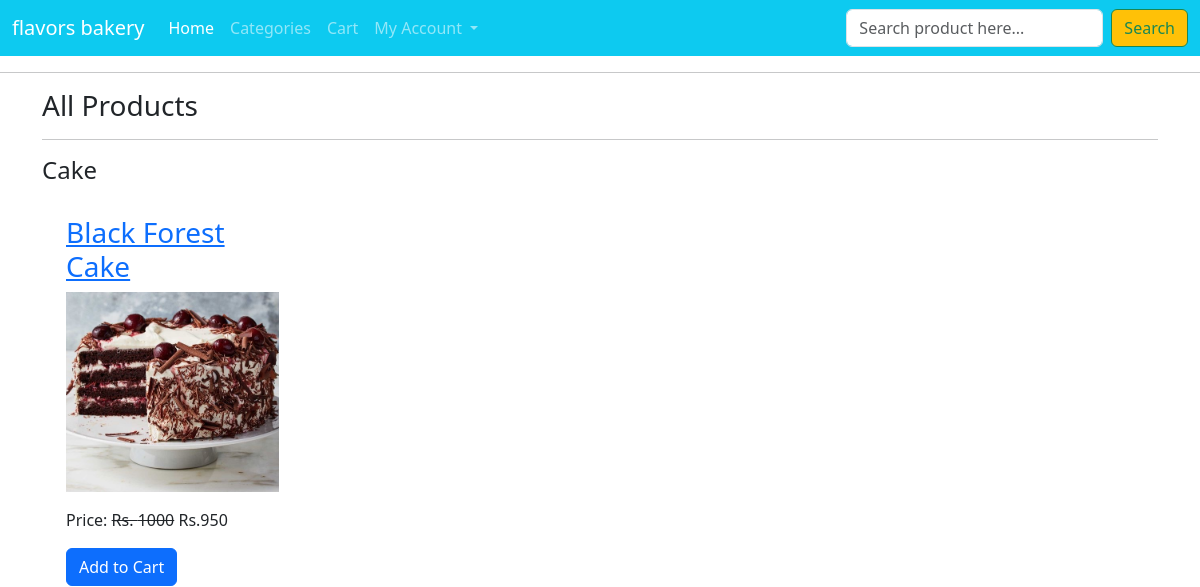
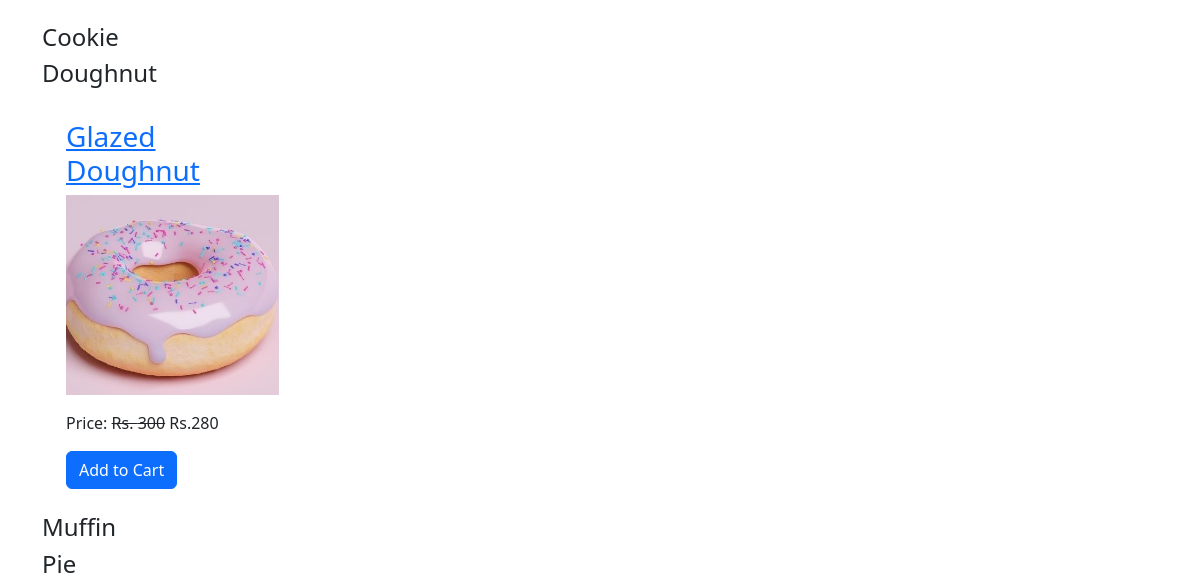
The app's page /all-products/, older data (2 pictures, top to bottom).
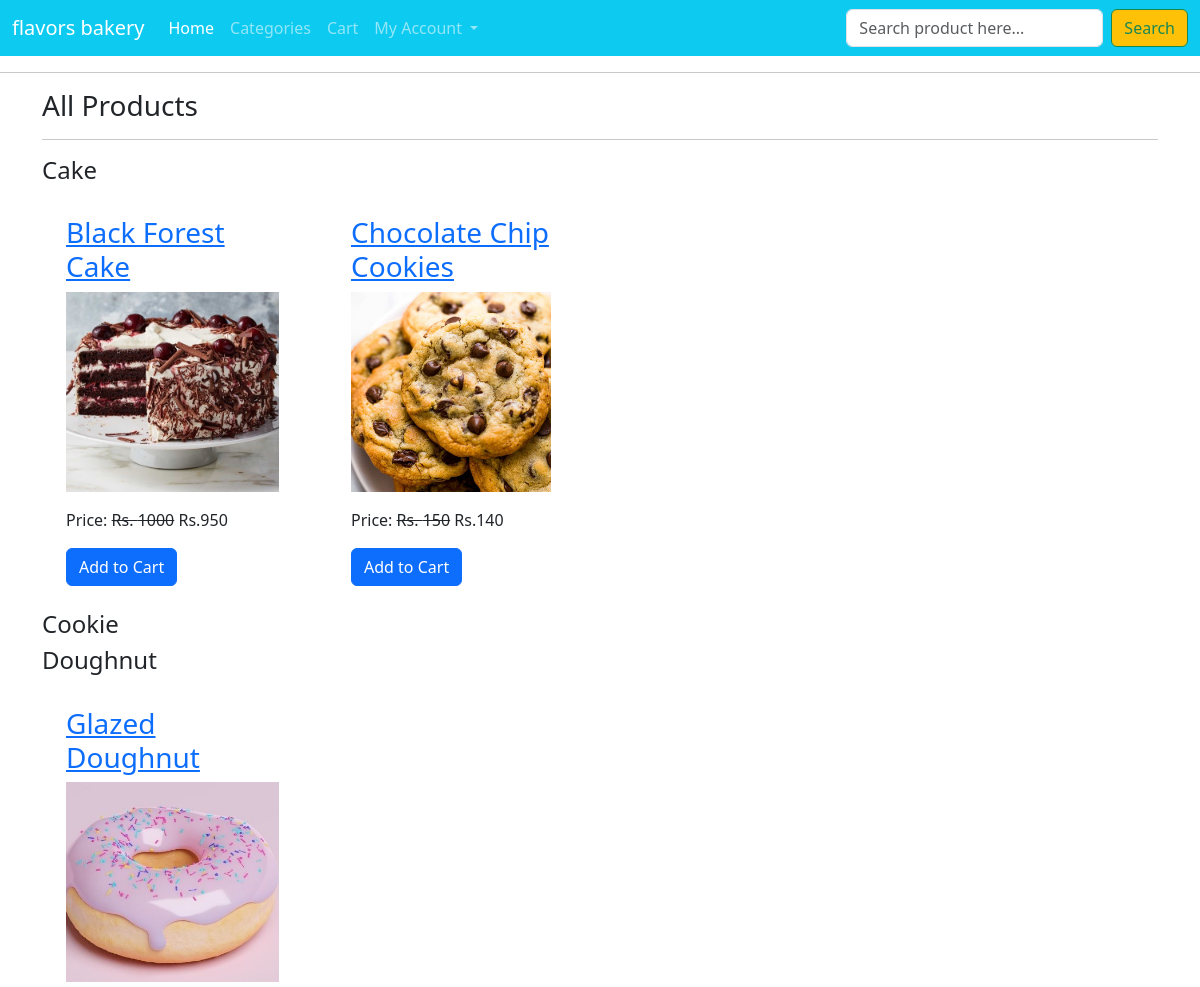
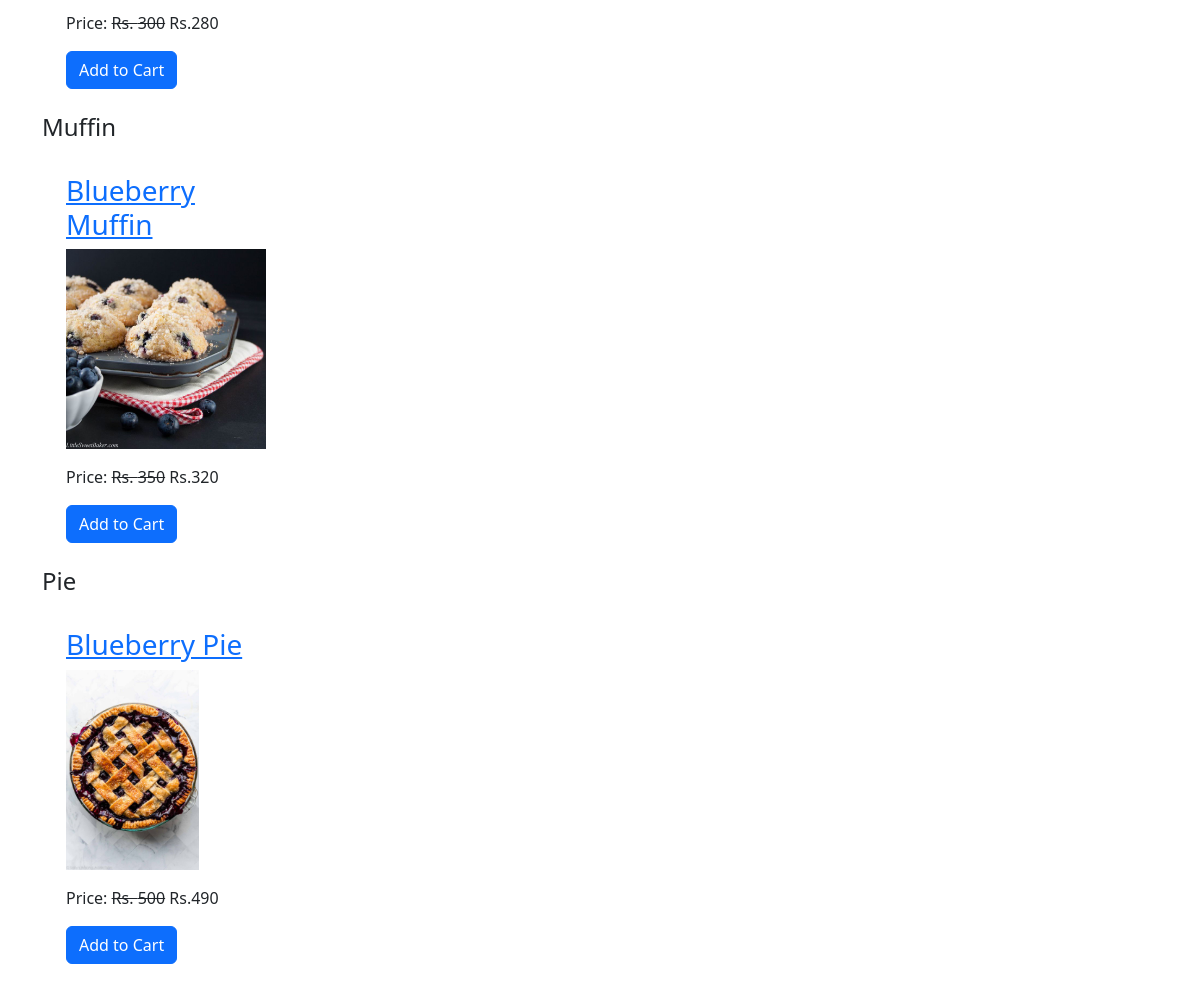
The same page, newer data (2 pictures, top to bottom).
### ecomapp/models.py (models this page shows, shortened)
class Category(models.Model):
    title = models.CharField(max_length=40)
    slug  = models.SlugField(unique = True)

class Product(models.Model):
    title = models.CharField(max_length=40)
    slug = models.SlugField(unique=True)
    category = models.ForeignKey(Category,on_delete=models.CASCADE)
    image = models.ImageField(upload_to="products")
    marked_price = models.PositiveIntegerField()
    selling_price = models.PositiveIntegerField()
    description =   models.TextField()
    expiry = models.DateField()
    return_policy =models.CharField(max_length=300, null=True,blank = True)
    view_count = models.PositiveIntegerField()

### ecomapp/views.py (the view)
# urls.py: path("all-products/",AllProductsView.as_view(),name="allproducts"),
class AllProductsView(TemplateView):
    template_name = "allproducts.html"
    def get_context_data(self, **kwargs):
        context =  super().get_context_data(**kwargs)
        context['allcategories'] = Category.objects.all()
        return context

### templates/allproducts.html (shortened to what this page needs)
{% extends 'base.html' %}
{% block content %}
    <div class="container">
        <h3>All Products</h3><hr/>
        {% for cat in allcategories %}
        <h4>{{ cat.title }}</h4>
        <div class="row">
            {% for p in cat.product_set.all %}
                <div class="col-md-3 ">
                    <div class="m-4">
                        <h3><a href="{% url 'ecomapp:productdetail' p.slug %}">{{ p.title }}</a></h3>
                        <img src="{{ p.image.url }}" class="img-fluid" style="height:200px; object-fit:cover;" />
                        <p class="mt-3">Price: <strike>Rs. {{ p.marked_price }}</strike> Rs.{{ p.selling_price }}</p>
                        <a href="{% url 'ecomapp:addtocart' p.id %}" class="btn btn-primary">Add to Cart</a>
                    </div>
                </div>
            {% endfor %}
        </div>
        {% endfor %}
    </div>
{% endblock content %}

### templates/base.html (shortened to what this page needs)
<!DOCTYPE html>
<html lang="en">
<head>
    <link href="https://cdn.jsdelivr.net/npm/bootstrap@5.3.1/dist/css/bootstrap.min.css" rel="stylesheet">
</head>
<body>
<nav class="navbar navbar-expand-lg navbar-dark bg-info">
            <div class="container-fluid">
              <a class="navbar-brand" href="{% url 'ecomapp:home' %}">flavors bakery</a>
              <div class="collapse navbar-collapse" id="navbarSupportedContent">
                <ul class="navbar-nav me-auto mb-2 mb-lg-0">
                  <li class="nav-item">
                    <a class="nav-link active" aria-current="page" href="{% url 'ecomapp:home' %}">Home</a>
                  </li>
                  <li class="nav-item">
                    <a class="nav-link" href="{% url 'ecomapp:allproducts' %}">Categories</a>
                  </li>
                  <li class="nav-item">
                    <a class="nav-link" href="{% url 'ecomapp:mycart' %}">Cart</a>
                  </li>
                  <li class="nav-item dropdown">
                    <a class="nav-link dropdown-toggle" href="#" role="button" data-bs-toggle="dropdown" aria-expanded="false">
                      My Account
                    </a>
                  </li>
                </ul>
                <form class="d-flex" role="search" action="{% url 'ecomapp:search' %}" method="GET">
                  <input class="form-control me-2" name="keyword" type="search" placeholder="Search product here..." aria-label="Search">
                  <button class="btn btn-outline-success btn-warning" type="submit">Search</button>
                </form>
              </div>
            </div>
          </nav>
    <hr/>
{% block content %}{% endblock content %}
   </body>
</html>

Row changes from the older to the newer data that the page shows:
added Product: title "Chocolate Chip Cookies", image (picture), marked_price "150", selling_price "140", shown under Category "Cake"
added Product: title "Blueberry Muffin", image (picture), marked_price "350", selling_price "320", shown under Category "Muffin"
added Product: title "Blueberry Pie", image (picture), marked_price "500", selling_price "490", shown under Category "Pie"
